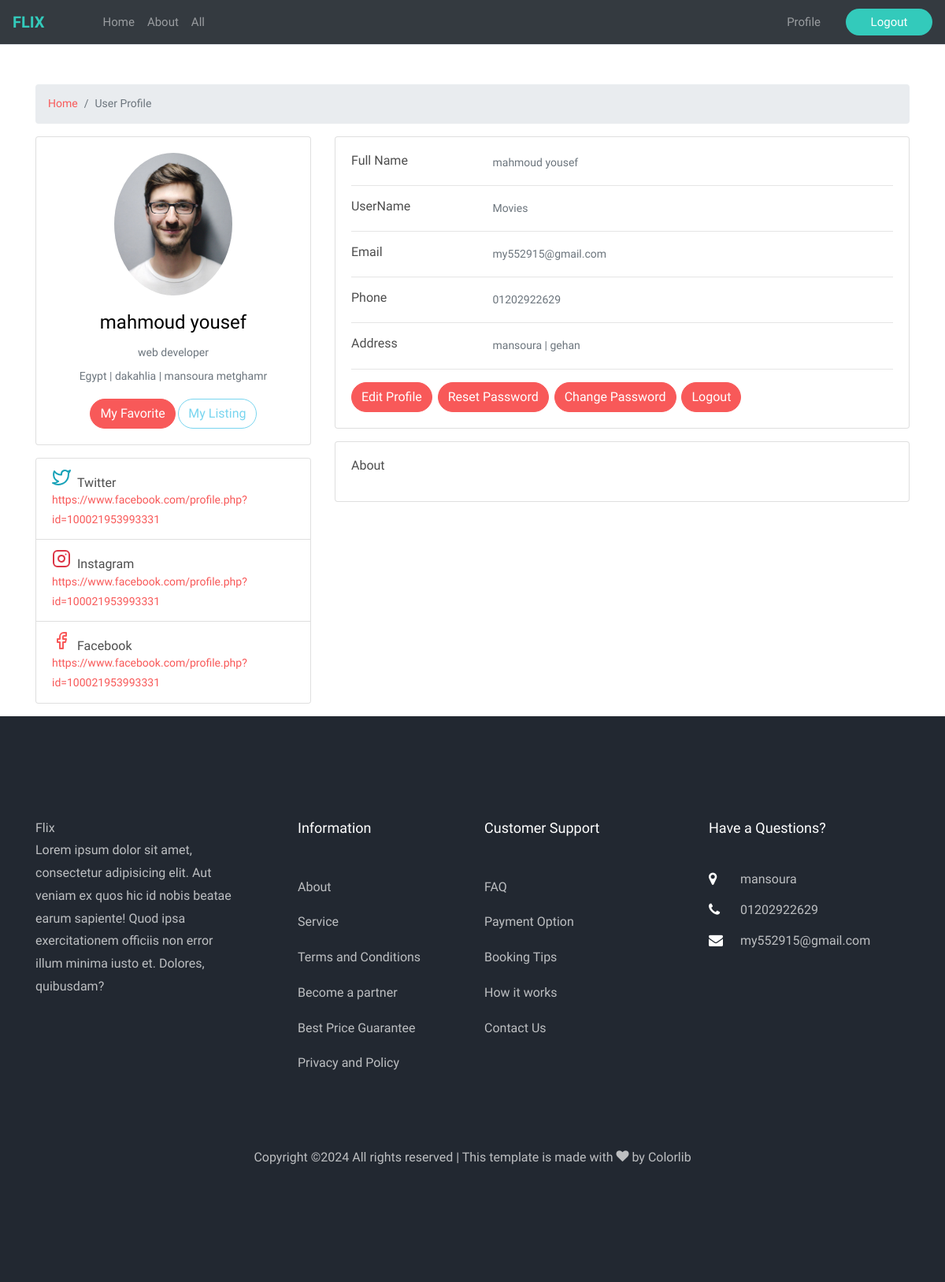
The app's page /accounts/profile/ (signed in) with its own data.
### accounts/models.py (models this page shows, shortened)
class Profile(models.Model):
    user = models.OneToOneField(User,on_delete=models.CASCADE)
    phone_number = models.CharField(max_length=20)
    address = models.CharField(max_length=50)
    image = models.ImageField(upload_to='users/')
    about = models.TextField(max_length=4000 , blank=True , null=True)
    country = models.CharField(max_length=50 ,blank=True, null=True)
    company = models.CharField(max_length=100 ,blank=True, null=True)
    address_line_1 = models.CharField( max_length=50 , blank=True)
    address_line_2 = models.CharField( max_length=50 , blank=True)
    fb_link = models.URLField( max_length=200 , blank=True , null=True)
    twitter_link = models.URLField( max_length=200, blank=True , null=True)
    instagram_link = models.URLField( max_length=200, blank=True , null=True)
    linked_in_link = models.URLField( max_length=200, blank=True , null=True)
    headline = models.CharField(max_length=50 , blank=True, null=True)
    city = models.CharField(max_length=50 ,blank=True, null=True)
    def full_name(self):
        return f'{self.user.first_name} {self.user.last_name}'
    def full_address(self):
        return f"{self.country} | {self.city} | {self.address_line_1} {self.address_line_2}"

### settings/models.py (models this page shows, shortened)
class Settings(models.Model):
    site_name = models.CharField( max_length=50)
    logo = models.ImageField( upload_to='setting/')
    phone = models.CharField( max_length=30)
    email = models.EmailField( max_length=254)
    description = models.TextField(max_length=1000)
    fb_link = models.URLField( max_length=200)
    twitter_link = models.URLField( max_length=200)
    instagram_link = models.URLField( max_length=200)
    address = models.CharField( max_length=50)

### accounts/views.py (the view)
# urls.py: path('profile/' , views.profile , name='profile'),
def profile(request):
    profile=Profile.objects.get(user=request.user)
    return render(request,'profile/profile.html',{'profile':profile})

### accounts/templates/profile/profile.html (shortened to what this page needs)
{% extends 'base.html' %}
{% load bootstrap4 %}
{% block body %}
<br><br>
<div class="container">
    <div class="main-body">
        <nav aria-label="breadcrumb" class="main-breadcrumb">
            <ol class="breadcrumb">
                <li class="breadcrumb-item"><a href="/">Home</a></li>
                <li class="breadcrumb-item active" aria-current="page">User Profile</li>
            </ol>
        </nav>
        <div class="row gutters-sm">
            <div class="col-md-4 mb-3">
                <div class="card">
                    <div class="card-body">
                        <div class="d-flex flex-column align-items-center text-center">
                            {% if profile.image %}
                            <img src="{{profile.image.url}}" alt="Admin" class="rounded-circle" width="150">
                            {% else %}
                            <img src="https://bootdey.com/img/Content/avatar/avatar7.png" alt="Admin"
                                class="rounded-circle" width="150">
                            {% endif %}
                            <div class="mt-3">
                                <h4>{{profile.full_name}}</h4>
                                <p class="text-muted mb-1">{{profile.headline}}</p>
                                <p class="text-muted font-size-sm">{{profile.full_address}}</p>
                                <a href="{% url 'accounts:user_favourites' %}" class="btn btn-primary">My Favorite</a>
                                <a href="" class="btn btn-outline-primary">My Listing</a>
                            </div>
                        </div>
                    </div>
                </div>
                <div class="card mt-3">
                    <ul class="list-group list-group-flush">
                        <li class="list-group-item d-flex justify-content-between align-items-center flex-wrap">
                            <h6 class="mb-0">Twitter</h6>
                            <span class="text-muted"><a
                                    href="{{profile.twitter_link}}">{{profile.twitter_link}}</a></span>
                        </li>
                        <li class="list-group-item d-flex justify-content-between align-items-center flex-wrap">
                            <h6 class="mb-0">Instagram</h6>
                            <span class="text-muted"><a
                                    href="{{profile.instagram_link}}">{{profile.instagram_link}}</a></span>
                        </li>
                        <li class="list-group-item d-flex justify-content-between align-items-center flex-wrap">
                            <h6 class="mb-0">Facebook</h6>
                            <span class="text-muted"><a href="{{profile.fb_link}}">{{profile.fb_link}}</a></span>
                        </li>
                    </ul>
                </div>
            </div>
            <div class="col-md-8">
                <div class="card mb-3">
                    <div class="card-body">
                        <div class="row">
                            <div class="col-sm-3">
                                <h6 class="mb-0">Full Name</h6>
                            </div>
                            <div class="col-sm-9 text-muted">
                                {{profile.full_name}}
                            </div>
                        </div>
                        <hr>
                        <div class="row">
                            <div class="col-sm-3">
                                <h6 class="mb-0">UserName</h6>
                            </div>
                            <div class="col-sm-9 text-muted">
                                {{profile.user.username}}
                            </div>
                        </div>
                        <hr>
                        <div class="row">
                            <div class="col-sm-3">
                                <h6 class="mb-0">Email</h6>
                            </div>
                            <div class="col-sm-9 text-muted">
                                {{profile.user.email}}
                            </div>
                        </div>
                        <hr>
                        <div class="row">
                            <div class="col-sm-3">
                                <h6 class="mb-0">Phone</h6>
                            </div>
                            <div class="col-sm-9 text-muted">
                                {{profile.phone_number}}
                            </div>
                        </div>
                        <hr>
                        <div class="row">
                            <div class="col-sm-3">
                                <h6 class="mb-0">Address</h6>
                            </div>
                            <div class="col-sm-9 text-muted">
                                {{profile.address}}
                            </div>
                        </div>
                        <hr>
                        <div class="row">
                            <div class="col-sm-12">
                                <a class="btn btn-primary " target="__blank"
                                    href="{% url 'accounts:edit_profile' %}">Edit Profile</a>&nbsp;
                                <a class="btn btn-primary " target="__blank"
                                    href="{% url 'accounts:forgotPassword' %}">Reset Password</a>&nbsp;
                                <a class="btn btn-primary " target="__blank" href="{% url 'password_change' %}">Change
                                    Password</a>&nbsp;
                                <a class="btn btn-primary " target="__blank" href="{% url 'logout' %}">Logout</a>&nbsp;
                            </div>
                        </div>
                    </div>
                </div>
                <div class="row gutters-sm">
                    <div class="col-sm-12 mb-3">
                        <div class="card h-100">
                            <div class="card-body">
                                <h6 class="d-flex align-items-center mb-3">About</h6>
                            </div>
                        </div>
                    </div>
                </div>
            </div>
        </div>
    </div>
</div>
{% endblock body %}

### templates/base.html (shortened to what this page needs)
{% load static %}
{% load i18n %}
<!DOCTYPE html>
<html lang="en">
<head>
  <link rel="stylesheet" href="{% static 'https://stackpath.bootstrapcdn.com/bootstrap/4.5.0/css/bootstrap.min.css' %}">
  <link rel="stylesheet"
    href="{% static 'https://maxcdn.bootstrapcdn.com/font-awesome/4.7.0/css/font-awesome.min.css' %}">
  <link rel="stylesheet" href="{% static 'css/open-iconic-bootstrap.min.css'%}">
  <link rel="stylesheet" href="{% static 'css/animate.css'%}">
  <link rel="stylesheet" href="{% static 'css/owl.carousel.min.css'%}">
  <link rel="stylesheet" href="{% static 'css/owl.theme.default.min.css'%}">
  <link rel="stylesheet" href="{% static 'css/magnific-popup.css'%}">
  <link rel="stylesheet" href="{% static 'css/aos.css'%}">
  <link rel="stylesheet" href="{% static 'css/ionicons.min.css'%}">
  <link rel="stylesheet" href="{% static 'css/bootstrap-datepicker.css'%}">
  <link rel="stylesheet" href="{% static 'css/jquery.timepicker.css'%}">
  <link rel="stylesheet" href="{% static 'css/flaticon.css'%}">
  <link rel="stylesheet" href="{% static 'css/icomoon.css'%}">
  <link rel="stylesheet" href="{% static 'css/style.css'%}">
</head>
<body>
  <nav class="navbar navbar-expand-lg navbar-dark bg-dark">
    <a href="/" class="navbar-brand"><b>FLIX</b></a>
    <div id="navbarCollapse" class="collapse navbar-collapse justify-content-start">
      <div class="navbar-nav">
        <a href="/" class="nav-item nav-link">Home</a>
        <a href="{% url 'about:about' %}" class="nav-item nav-link">About</a>
        <a href="{% url 'all:all_list' %}" class="nav-item nav-link ">All</a>
      </div>
      {% if request.user.is_authenticated %}
      <div class="navbar-nav ml-auto action-buttons">
        <div class="nav-item dropdown">
          <a href="{% url 'accounts:profile' %}" class="nav-link dropdown-toggle mr-4">Profile</a>
        </div>
      </div>
      <div class="nav-item dropdown">
        <a href="{% url 'logout' %}" class="btn btn-primary  sign-up-btn">Logout</a>
      </div>
      {% endif %}
    </div>
  </nav>
  {% block body %}
  {% endblock body %}
  <footer class="ftco-footer ftco-bg-dark ftco-section">
    <div class="container">
      <div class="row mb-5">
        <div class="col-md">
          <div class="ftco-footer-widget mb-4">
            <a href="/" class="logo">
              Fl<span class="main-color">i</span>x
            </a>
            <p>{{myfooter.description}}</p>
            <ul class="ftco-footer-social list-unstyled float-md-left float-lft mt-5">
            </ul>
          </div>
        </div>
        <div class="col-md">
          <div class="ftco-footer-widget mb-4 ml-md-5">
            <h2 class="ftco-heading-2">Information</h2>
            <ul class="list-unstyled">
              <li><a href="{% url 'about:about' %}" class="py-2 d-block">About</a></li>
              <li><a href="#" class="py-2 d-block">Service</a></li>
              <li><a href="#" class="py-2 d-block">Terms and Conditions</a></li>
              <li><a href="#" class="py-2 d-block">Become a partner</a></li>
              <li><a href="#" class="py-2 d-block">Best Price Guarantee</a></li>
              <li><a href="#" class="py-2 d-block">Privacy and Policy</a></li>
            </ul>
          </div>
        </div>
        <div class="col-md">
          <div class="ftco-footer-widget mb-4">
            <h2 class="ftco-heading-2">Customer Support</h2>
            <ul class="list-unstyled">
              <li><a href="{% url 'about:about' %}" class="py-2 d-block">FAQ</a></li>
              <li><a href="#" class="py-2 d-block">Payment Option</a></li>
              <li><a href="#" class="py-2 d-block">Booking Tips</a></li>
              <li><a href="#" class="py-2 d-block">How it works</a></li>
              <li><a href="#" class="py-2 d-block">Contact Us</a></li>
            </ul>
          </div>
        </div>
        <div class="col-md">
          <div class="ftco-footer-widget mb-4">
            <h2 class="ftco-heading-2">Have a Questions?</h2>
            <div class="block-23 mb-3">
              <ul>
                <li><span class="icon icon-map-marker"></span><span class="text">{{myfooter.address}}</span></li>
                <li><span class="icon icon-phone"></span><span class="text">{{myfooter.phone}}</span></a>
                </li>
                <li><span class="icon icon-envelope"></span><span class="text">{{myfooter.email}}</span></a>
                </li>
              </ul>
            </div>
          </div>
        </div>
      </div>
      <div class="row">
        <div class="col-md-12 text-center">
          <p>
            Copyright &copy; All rights reserved | This template is made with <i class="icon-heart" aria-hidden="true"></i> by
            <a href="https://colorlib.com" target="_blank">Colorlib</a>
          </p>
        </div>
      </div>
    </div>
  </footer>
</body>
</html>

### static/css/icomoon.css (style rules this page uses)
[class^="icon-"], [class*=" icon-"] { font-family: 'icomoon' !important; speak: none; font-style: normal; font-weight: normal; font-variant: normal; text-transform: none; line-height: 1; -webkit-font-smoothing: antialiased; -moz-osx-font-smoothing: grayscale; }
.icon-heart:before { content: "\f004"; }
.icon-map-marker:before { content: "\f041"; }
.icon-phone:before { content: "\f095"; }
.icon-envelope:before { content: "\f0e0"; }

### templates/base.html (style rules this page uses)
body { font-family: 'Varela Round', sans-serif; }
.navbar { background: #fff; padding-left: 16px; padding-right: 16px; border-bottom: 1px solid #dfe3e8; border-radius: 0; }
.navbar .navbar-brand { padding-left: 0; font-size: 20px; padding-right: 50px; }
.navbar .navbar-brand b { color: #33cabb; }
.navbar a { color: #888; font-size: 15px; }
.navbar .sign-up-btn { min-width: 110px; max-height: 36px; }
.navbar a, .navbar a:active { color: #888; padding: 8px 20px; background: transparent; line-height: normal; }
.navbar .btn-primary, .navbar .btn-primary:active { color: #fff; background: #33cabb !important; border: none; }
.navbar .action-buttons .dropdown-toggle::after { display: none; }

### records on screen
Profile: image (picture), full_name "mahmoud yousef", headline "web developer", full_address "Egypt | dakahlia | mansoura metghamr", twitter_link "https://www.facebook.com/profile.php?id=100021953993331", instagram_link "https://www.facebook.com/profile.php?id=100021953993331", fb_link "https://www.facebook.com/profile.php?id=100021953993331", user.username "Movies", user.email "my552915@gmail.com", phone_number "01202922629", address "mansoura | gehan"
Settings: description "Lorem ipsum dolor sit amet, consectetur adipisicing elit. Aut veniam ex quos hic id nobis beatae earum sapiente! Quod ipsa exercitationem officiis non error illum minima iusto et. Dolores, quibusdam?", address "mansoura", phone "01202922629", email "my552915@gmail.com"
